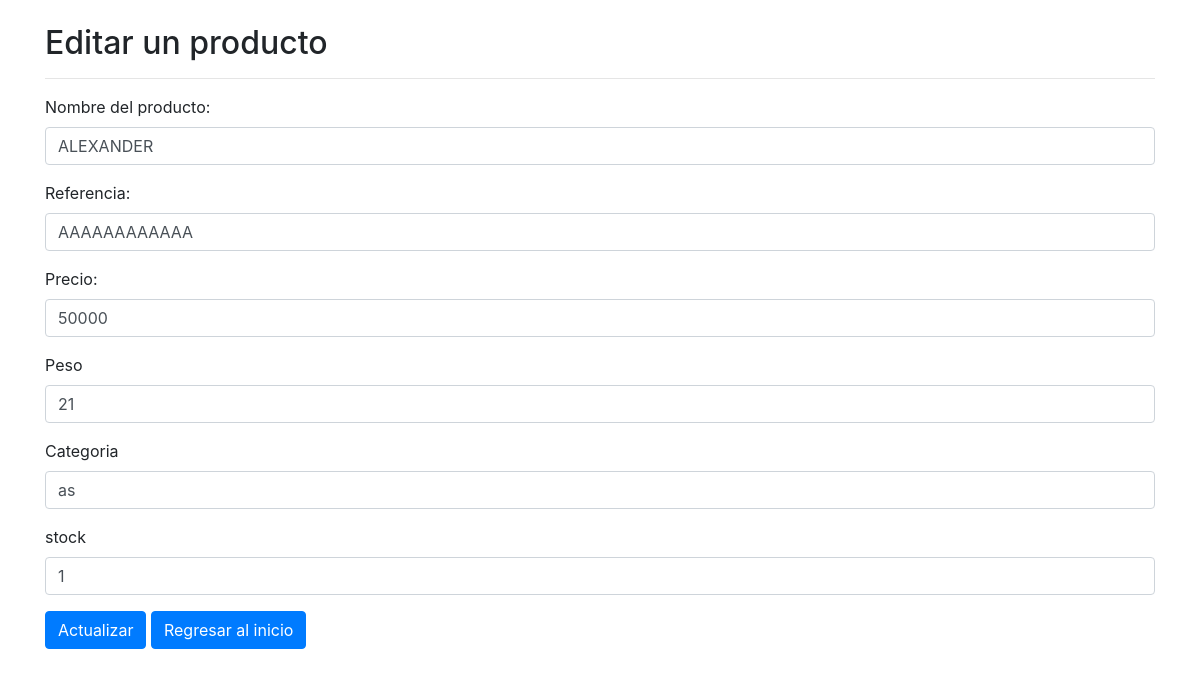
Before: /editar.php?id=14 with the older database file.
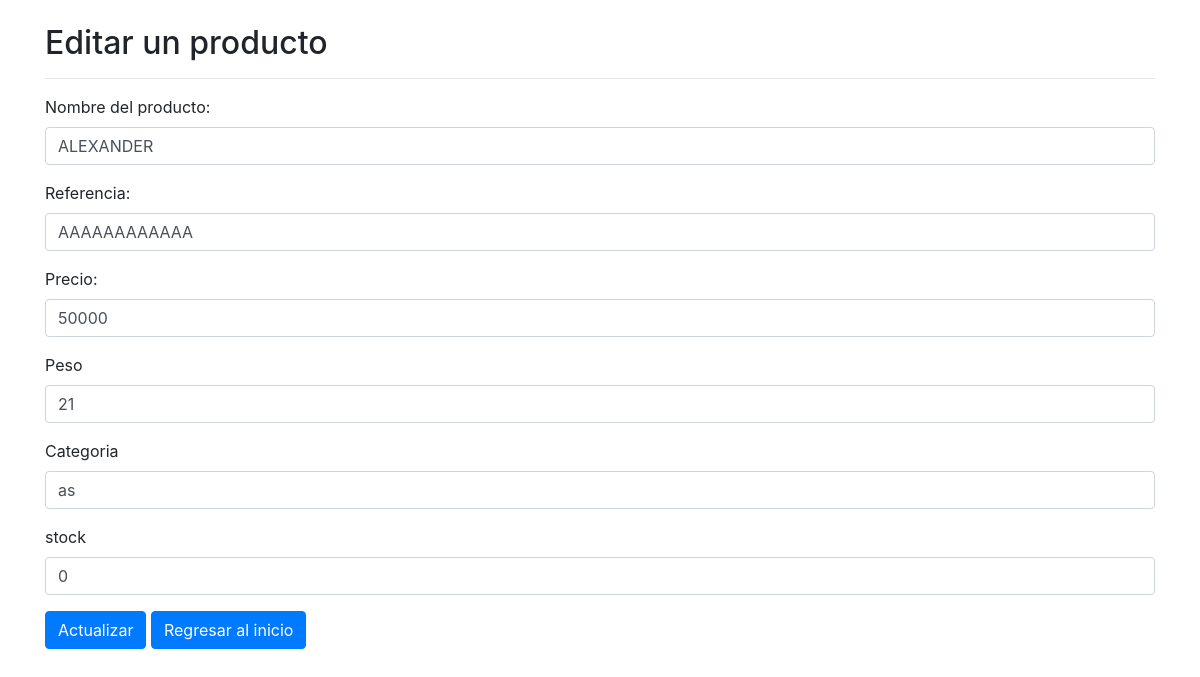
After: the same page with the newer database file.
### tables this page shows
CREATE TABLE `productos` (
  `prd_id` int(11) NOT NULL,
  `prd_nombre` varchar(100) NOT NULL,
  `prd_referencia` varchar(50) NOT NULL,
  `prd_precio` int(11) NOT NULL,
  `prd_peso` int(11) NOT NULL,
  `prd_categoria` varchar(100) NOT NULL,
  `prd_stock` int(11) NOT NULL,
  `prd_creado` date NOT NULL
);

### php/producto.php (called while the page is built, shortened)
<?php
    class _productos {
        function getEditarProductos($id) {
            $db = new DB();
            $connect = $db->connect();
            $productos = [];
            $sql = "SELECT * FROM productos WHERE prd_id = :prd_id";
            $query = $connect -> prepare($sql);
            $query -> execute([
            'prd_id' => $id
            ]);
            $results = $query -> fetchAll(PDO::FETCH_OBJ);
            if($query -> rowCount() > 0)   {
                foreach($results as $result) {
                    array_push($productos, $result);
               }
            }
            return $productos;
        }
	}
 ?>

### editar.php (the view, shortened to what this page needs)
<?php
    require_once 'php/producto.php';
    $productos = new _productos();
    $get_productos = $productos->getEditarProductos($_GET['id']);
  ?>
 <?php include "templates/header.php"; ?>
<?php
if ($get_productos>0) {
    foreach ($get_productos as $fila) {
  ?>
  <div class="container">
  <div class="row">
    <div class="col-md-12">
      <h2 class="mt-4">Editar un producto</h2>
      <hr>
      <form action="editar.php?id=<?=$_GET['id']?>" method="post">
        <div class="form-group">
          <label for="nombre">Nombre del producto:</label>
          <input type="text" name="nombre" id="nombre" class="form-control" value="<?= $fila->prd_nombre; ?>"  required>
        </div>
        <div class="form-group">
          <label for="referencia">Referencia:</label>
          <input type="text" name="referencia" id="referencia" class="form-control" value="<?= $fila->prd_referencia; ?>"  required>
        </div>
        <div class="form-group">
          <label for="precio">Precio:</label>
          <input type="number" name="precio" id="precio" class="form-control" value="<?= $fila->prd_precio; ?>"  required>
        </div>
        <div class="form-group">
          <label for="peso">Peso</label>
          <input type="number" name="peso" id="peso" class="form-control" value="<?= $fila->prd_peso; ?>"  required>
        </div>
        <div class="form-group">
          <label for="categoria">Categoria</label>
          <input type="text" name="categoria" id="categoria" class="form-control" value="<?= $fila->prd_categoria; ?>"  required>
        </div>
        <div class="form-group">
          <label for="stock">stock</label>
          <input type="number" name="stock" id="stock" class="form-control" value="<?= $fila->prd_stock; ?>"  required>
        </div>
        <div class="form-group">
          <input type="submit" class="btn btn-primary" value="Actualizar">
          <a class="btn btn-primary" href="index.php">Regresar al inicio</a>
        </div>
      </form>
    </div>
  </div>
</div>
  <?php
   }
}
?>
<?php require "templates/footer.php"; ?>

Changed rows visible on the page:
changed productos "ALEXANDER": stock "1" → "0"
